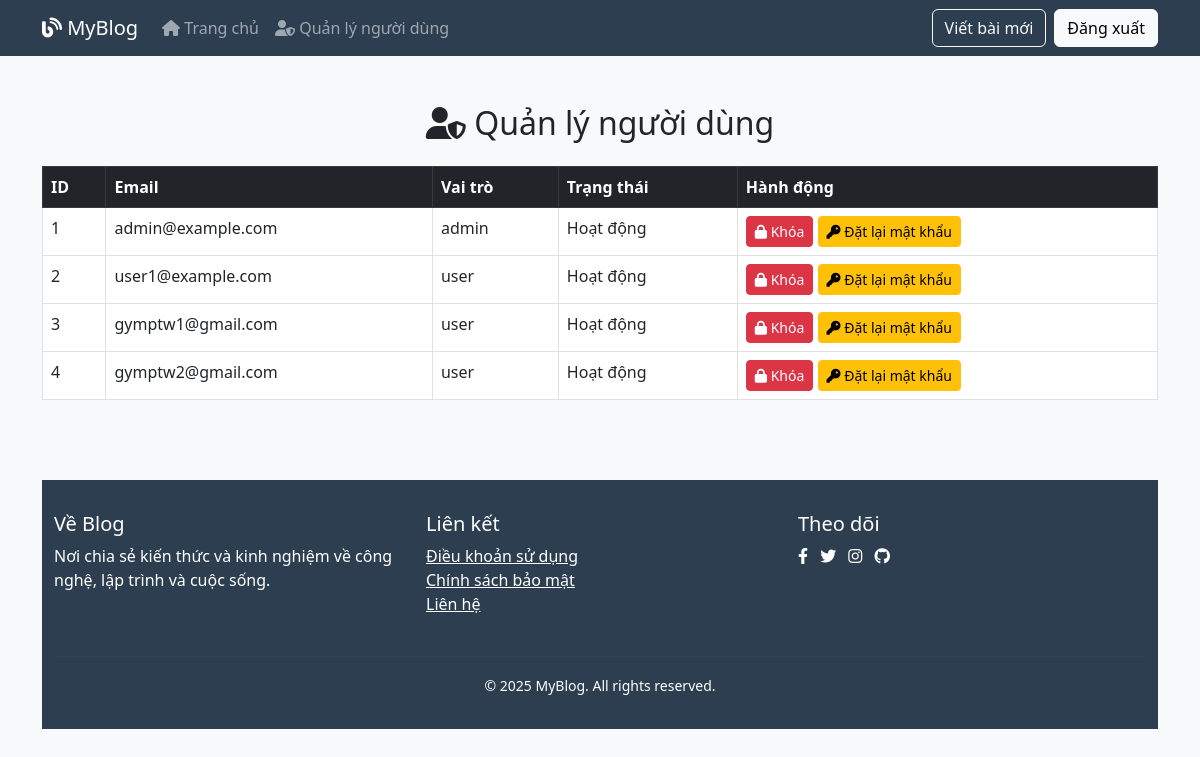
The page /admin (signed in) on the database its author committed.
### tables this page shows
CREATE TABLE users (
        id INTEGER PRIMARY KEY,
        email TEXT UNIQUE NOT NULL,
        password TEXT NOT NULL,
        role TEXT DEFAULT 'user',
        is_blocked BOOLEAN DEFAULT 0
    );

### app.py (the view)
@app.route('/admin')
def admin():
    if 'user_id' not in session:
        return redirect(url_for('login'))
    user = get_user_by_id(session['user_id'])
    if not user or user['role'] != 'admin':
        flash("Bạn không có quyền truy cập trang này.", "error")
        return redirect(url_for('index'))
    users = load_users()
    return render_template('admin.html', users=users, user=user)

### app.py (called while the page is built)
def get_db_connection():
    conn = sqlite3.connect(DATABASE)
    conn.row_factory = sqlite3.Row
    return conn

def load_users():
    conn = get_db_connection()
    users = conn.execute('SELECT * FROM users').fetchall()
    conn.close()
    return [dict(user) for user in users]

def get_user_by_id(user_id):
    conn = get_db_connection()
    user = conn.execute('SELECT * FROM users WHERE id = ?', (user_id,)).fetchone()
    conn.close()
    return dict(user) if user else None

### templates/admin.html (shortened to what this page needs)
<!DOCTYPE html>
<html lang="vi">
<head>
    <link rel="stylesheet" href="https://cdn.jsdelivr.net/npm/bootstrap@5.3.0/dist/css/bootstrap.min.css">
    <link rel="stylesheet" href="https://cdnjs.cloudflare.com/ajax/libs/font-awesome/6.0.0/css/all.min.css">
    <link rel="stylesheet" href="{{ url_for('static', filename='style.css') }}">
</head>
<body>
    <nav class="navbar navbar-expand-lg navbar-dark" style="background-color: var(--primary-color);">
        <div class="container">
            <a class="navbar-brand" href="{{ url_for('index') }}"><i class="fas fa-blog"></i> MyBlog</a>
            <div class="collapse navbar-collapse" id="navbarNav">
                <ul class="navbar-nav me-auto">
                    <li class="nav-item">
                        <a class="nav-link" href="{{ url_for('index') }}"><i class="fas fa-home"></i> Trang chủ</a>
                    </li>
                    <li class="nav-item">
                        <a class="nav-link" href="{{ url_for('admin') }}"><i class="fas fa-user-shield"></i> Quản lý người dùng</a>
                    </li>
                </ul>
                <div class="d-flex">
                    <a href="{{ url_for('new_post') }}" class="btn btn-outline-light me-2">Viết bài mới</a>
                    <a href="{{ url_for('logout') }}" class="btn btn-light">Đăng xuất</a>
                </div>
            </div>
        </div>
    </nav>
    <div class="container py-5">
        <h2 class="text-center mb-4"><i class="fas fa-user-shield"></i> Quản lý người dùng</h2>
        <div class="table-responsive">
            {% if users %}
            <table class="table table-bordered table-hover">
                <thead class="table-dark">
                    <tr>
                        <th>ID</th>
                        <th>Email</th>
                        <th>Vai trò</th>
                        <th>Trạng thái</th>
                        <th>Hành động</th>
                    </tr>
                </thead>
                <tbody>
                    {% for user in users %}
                    <tr>
                        <td>{{ user.id }}</td>
                        <td>{{ user.email }}</td>
                        <td>{{ user.role }}</td>
                        <td>{{ 'Bị khóa' if user.is_blocked else 'Hoạt động' }}</td>
                        <td>
                            <form method="POST" action="{{ url_for('admin') }}" style="display:inline;">
                                {% if user.is_blocked %}
                                    <button type="submit" name="action" value="unblock" class="btn btn-success btn-sm"><i class="fas fa-lock-open"></i> Mở khóa</button>
                                {% else %}
                                    <button type="submit" name="action" value="block" class="btn btn-danger btn-sm"><i class="fas fa-lock"></i> Khóa</button>
                                {% endif %}
                                <button type="submit" name="action" value="reset_password" class="btn btn-warning btn-sm"><i class="fas fa-key"></i> Đặt lại mật khẩu</button>
                            </form>
                        </td>
                    </tr>
                    {% endfor %}
                </tbody>
            </table>
            {% else %}
            <div class="alert alert-info text-center" role="alert">
                <i class="fas fa-info-circle"></i> Hiện tại chưa có người dùng nào trong hệ thống.
            </div>
            {% endif %}
        </div>
    <footer class="footer">
        <div class="container">
            <div class="row">
                <div class="col-md-4">
                    <h5>Về Blog</h5>
                    <p>Nơi chia sẻ kiến thức và kinh nghiệm về công nghệ, lập trình và cuộc sống.</p>
                </div>
                <div class="col-md-4">
                    <h5>Liên kết</h5>
                    <ul class="list-unstyled">
                        <li><a href="#" class="text-white">Điều khoản sử dụng</a></li>
                        <li><a href="#" class="text-white">Chính sách bảo mật</a></li>
                        <li><a href="#" class="text-white">Liên hệ</a></li>
                    </ul>
                </div>
                <div class="col-md-4">
                    <h5>Theo dõi</h5>
                    <div class="social-links">
                        <a href="#" class="text-white me-2"><i class="fab fa-facebook-f"></i></a>
                        <a href="#" class="text-white me-2"><i class="fab fa-twitter"></i></a>
                        <a href="#" class="text-white me-2"><i class="fab fa-instagram"></i></a>
                        <a href="#" class="text-white"><i class="fab fa-github"></i></a>
                    </div>
                </div>
            </div>
            <hr class="mt-4 mb-3" style="border-color: rgba(255,255,255,0.1);">
            <div class="text-center">
                <small>© 2025 MyBlog. All rights reserved.</small>
            </div>
        </div>
    </footer>
</body>
</html>

### static/style.css (style rules this page uses)
:root { --primary-color: #2c3e50; --secondary-color: #3498db; --accent-color: #e74c3c; }
body { font-family: 'Segoe UI', Tahoma, Geneva, Verdana, sans-serif; background-color: #f8f9fa; }
.footer { background: var(--primary-color); color: white; padding: 2rem 0; margin-top: 4rem; }

### rows shown on the page
users: id "1", email "admin@example.com", role "admin", is_blocked "Hoạt động", shows "Khóa"
users: id "2", email "user1@example.com", role "user", is_blocked "Hoạt động", shows "Khóa"
users: id "3", email "gymptw1@gmail.com", role "user", is_blocked "Hoạt động", shows "Khóa"
users: id "4", email "gymptw2@gmail.com", role "user", is_blocked "Hoạt động", shows "Khóa"
